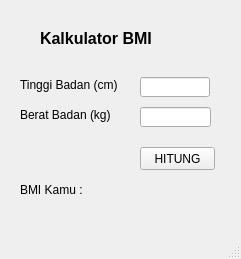
<?xml version="1.0" encoding="UTF-8"?>
<ui version="4.0">
 <class>MainWindow</class>
 <widget class="QMainWindow" name="MainWindow">
  <property name="geometry">
   <rect>
    <x>0</x>
    <y>0</y>
    <width>241</width>
    <height>259</height>
   </rect>
  </property>
  <property name="windowTitle">
   <string>MainWindow</string>
  </property>
  <widget class="QWidget" name="centralwidget">
   <widget class="QLabel" name="label">
    <property name="geometry">
     <rect>
      <x>40</x>
      <y>30</y>
      <width>161</width>
      <height>16</height>
     </rect>
    </property>
    <property name="font">
     <font>
      <pointsize>12</pointsize>
      <weight>75</weight>
      <bold>true</bold>
     </font>
    </property>
    <property name="text">
     <string>Kalkulator BMI</string>
    </property>
   </widget>
   <widget class="QLineEdit" name="Txt_tb">
    <property name="geometry">
     <rect>
      <x>140</x>
      <y>77</y>
      <width>70</width>
      <height>20</height>
     </rect>
    </property>
   </widget>
   <widget class="QLabel" name="label_2">
    <property name="geometry">
     <rect>
      <x>20</x>
      <y>77</y>
      <width>111</width>
      <height>16</height>
     </rect>
    </property>
    <property name="text">
     <string>Tinggi Badan (cm)</string>
    </property>
   </widget>
   <widget class="QLabel" name="label_3">
    <property name="geometry">
     <rect>
      <x>20</x>
      <y>107</y>
      <width>101</width>
      <height>16</height>
     </rect>
    </property>
    <property name="text">
     <string>Berat Badan (kg)</string>
    </property>
   </widget>
   <widget class="QLineEdit" name="Txt_bb">
    <property name="geometry">
     <rect>
      <x>140</x>
      <y>107</y>
      <width>71</width>
      <height>20</height>
     </rect>
    </property>
   </widget>
   <widget class="QPushButton" name="pb_hitung">
    <property name="geometry">
     <rect>
      <x>140</x>
      <y>147</y>
      <width>75</width>
      <height>23</height>
     </rect>
    </property>
    <property name="text">
     <string>HITUNG</string>
    </property>
   </widget>
   <widget class="QLabel" name="label_4">
    <property name="geometry">
     <rect>
      <x>20</x>
      <y>180</y>
      <width>71</width>
      <height>20</height>
     </rect>
    </property>
    <property name="text">
     <string>BMI Kamu :</string>
    </property>
   </widget>
   <widget class="QLabel" name="label_hasil">
    <property name="geometry">
     <rect>
      <x>90</x>
      <y>180</y>
      <width>61</width>
      <height>20</height>
     </rect>
    </property>
    <property name="text">
     <string/>
    </property>
   </widget>
   <widget class="QLabel" name="label_hasil2">
    <property name="geometry">
     <rect>
      <x>20</x>
      <y>210</y>
      <width>191</width>
      <height>21</height>
     </rect>
    </property>
    <property name="text">
     <string/>
    </property>
   </widget>
  </widget>
  <widget class="QStatusBar" name="statusbar"/>
 </widget>
 <resources/>
 <connections/>
</ui>
